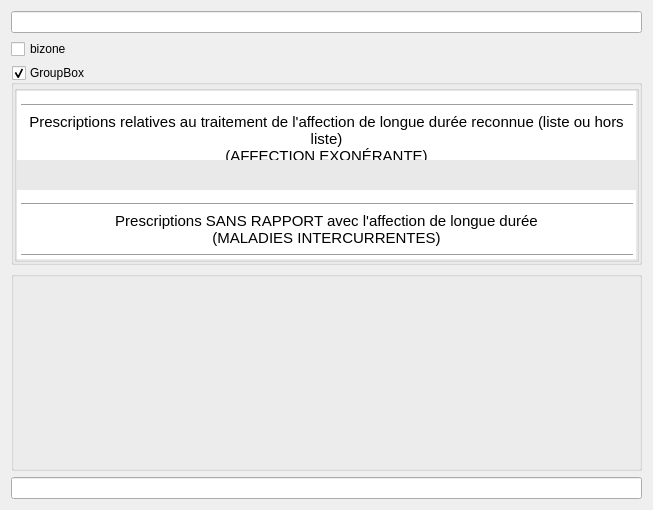
<?xml version="1.0" encoding="UTF-8"?>
<ui version="4.0">
 <class>Form</class>
 <widget class="QWidget" name="Form">
  <property name="geometry">
   <rect>
    <x>0</x>
    <y>0</y>
    <width>653</width>
    <height>510</height>
   </rect>
  </property>
  <property name="windowTitle">
   <string>Form</string>
  </property>
  <layout class="QVBoxLayout" name="verticalLayout_3">
   <item>
    <widget class="QLineEdit" name="warningLineEdit">
     <property name="visible">                                                  
      <bool>false</bool>                                                        
     </property>
     <property name="palette">
      <palette>
       <active>
        <colorrole role="Text">
         <brush brushstyle="SolidPattern">
          <color alpha="255">
           <red>170</red>
           <green>0</green>
           <blue>0</blue>
          </color>
         </brush>
        </colorrole>
       </active>
       <inactive>
        <colorrole role="Text">
         <brush brushstyle="SolidPattern">
          <color alpha="255">
           <red>170</red>
           <green>0</green>
           <blue>0</blue>
          </color>
         </brush>
        </colorrole>
       </inactive>
       <disabled>
        <colorrole role="Text">
         <brush brushstyle="SolidPattern">
          <color alpha="255">
           <red>190</red>
           <green>190</green>
           <blue>190</blue>
          </color>
         </brush>
        </colorrole>
       </disabled>
      </palette>
     </property>
     <property name="font">
      <font>
       <weight>75</weight>
       <bold>true</bold>
      </font>
     </property>
     <property name="acceptDrops">
      <bool>false</bool>
     </property>
     <property name="readOnly">
      <bool>true</bool>
     </property>
    </widget>
   </item>
   <item>
    <widget class="QCheckBox" name="bizoneCheckBox">
     <property name="visible">                                                  
      <bool>false</bool>                                                        
     </property>
     <property name="text">
      <string>bizone</string>
     </property>
    </widget>
   </item>
   <item>
    <widget class="QGroupBox" name="bizoneGroupBox">
     <property name="title">
      <string>GroupBox</string>
     </property>
     <property name="flat">
      <bool>true</bool>
     </property>
     <property name="checkable">
      <bool>true</bool>
     </property>
     <layout class="QVBoxLayout" name="verticalLayout_4">
      <property name="spacing">
       <number>0</number>
      </property>
      <property name="leftMargin">
       <number>0</number>
      </property>
      <property name="topMargin">
       <number>0</number>
      </property>
      <property name="rightMargin">
       <number>0</number>
      </property>
      <property name="bottomMargin">
       <number>0</number>
      </property>
      <item>
       <widget class="QGroupBox" name="affectionExoneranteGroupBox">
        <property name="enabled">
         <bool>true</bool>
        </property>
        <property name="title">
         <string notr="true"/>
        </property>
        <property name="flat">
         <bool>false</bool>
        </property>
        <property name="checkable">
         <bool>false</bool>
        </property>
        <layout class="QVBoxLayout" name="verticalLayout">
         <property name="spacing">
          <number>0</number>
         </property>
         <property name="leftMargin">
          <number>0</number>
         </property>
         <property name="topMargin">
          <number>0</number>
         </property>
         <property name="rightMargin">
          <number>0</number>
         </property>
         <property name="bottomMargin">
          <number>0</number>
         </property>
         <item>
          <widget class="QTextEdit" name="affectionExoneranteHeaderTextEdit">
           <property name="sizePolicy">
            <sizepolicy hsizetype="Expanding" vsizetype="Minimum">
             <horstretch>0</horstretch>
             <verstretch>0</verstretch>
            </sizepolicy>
           </property>
           <property name="acceptDrops">
            <bool>false</bool>
           </property>
           <property name="toolTip">
            <string notr="true"/>
           </property>
           <property name="frameShape">
            <enum>QFrame::NoFrame</enum>
           </property>
           <property name="frameShadow">
            <enum>QFrame::Plain</enum>
           </property>
           <property name="lineWidth">
            <number>0</number>
           </property>
           <property name="verticalScrollBarPolicy">
            <enum>Qt::ScrollBarAlwaysOff</enum>
           </property>
           <property name="horizontalScrollBarPolicy">
            <enum>Qt::ScrollBarAlwaysOff</enum>
           </property>
           <property name="sizeAdjustPolicy">
            <enum>QAbstractScrollArea::AdjustToContents</enum>
           </property>
           <property name="html">
            <string>&lt;!DOCTYPE HTML PUBLIC &quot;-//W3C//DTD HTML 4.0//EN&quot; &quot;http://www.w3.org/TR/REC-html40/strict.dtd&quot;&gt;
&lt;html&gt;&lt;head&gt;&lt;meta name=&quot;qrichtext&quot; content=&quot;1&quot; /&gt;&lt;style type=&quot;text/css&quot;&gt;
p, li { white-space: pre-wrap; }
&lt;/style&gt;&lt;/head&gt;&lt;body style=&quot; font-family:'Cantarell'; font-size:11pt; font-weight:400; font-style:normal;&quot;&gt;
&lt;hr /&gt;
&lt;p align=&quot;center&quot; style=&quot; margin-top:0px; margin-bottom:0px; margin-left:0px; margin-right:0px; -qt-block-indent:0; text-indent:0px;&quot;&gt;Prescriptions relatives au traitement de l'affection de longue durée reconnue (liste ou hors liste)&lt;br /&gt;(AFFECTION EXONÉRANTE)&lt;/p&gt;
&lt;hr /&gt;&lt;/body&gt;&lt;/html&gt;</string>
           </property>
           <property name="textInteractionFlags">
            <set>Qt::NoTextInteraction</set>
           </property>
          </widget>
         </item>
         <item>
          <layout class="QGridLayout" name="affectionExoneranteGridLayout">
           <property name="topMargin">
            <number>15</number>
           </property>
           <property name="bottomMargin">
            <number>15</number>
           </property>
          </layout>
         </item>
         <item>
          <widget class="QTextEdit" name="maladiesIntercurrentesHeaderTextEdit">
           <property name="sizePolicy">
            <sizepolicy hsizetype="Expanding" vsizetype="Minimum">
             <horstretch>0</horstretch>
             <verstretch>0</verstretch>
            </sizepolicy>
           </property>
           <property name="acceptDrops">
            <bool>false</bool>
           </property>
           <property name="toolTip">
            <string notr="true"/>
           </property>
           <property name="frameShape">
            <enum>QFrame::NoFrame</enum>
           </property>
           <property name="frameShadow">
            <enum>QFrame::Plain</enum>
           </property>
           <property name="lineWidth">
            <number>0</number>
           </property>
           <property name="verticalScrollBarPolicy">
            <enum>Qt::ScrollBarAlwaysOff</enum>
           </property>
           <property name="horizontalScrollBarPolicy">
            <enum>Qt::ScrollBarAlwaysOff</enum>
           </property>
           <property name="sizeAdjustPolicy">
            <enum>QAbstractScrollArea::AdjustToContents</enum>
           </property>
           <property name="html">
            <string>&lt;!DOCTYPE HTML PUBLIC &quot;-//W3C//DTD HTML 4.0//EN&quot; &quot;http://www.w3.org/TR/REC-html40/strict.dtd&quot;&gt;
&lt;html&gt;&lt;head&gt;&lt;meta name=&quot;qrichtext&quot; content=&quot;1&quot; /&gt;&lt;style type=&quot;text/css&quot;&gt;
p, li { white-space: pre-wrap; }
&lt;/style&gt;&lt;/head&gt;&lt;body style=&quot; font-family:'Cantarell'; font-size:11pt; font-weight:400; font-style:normal;&quot;&gt;
&lt;hr /&gt;
&lt;p align=&quot;center&quot; style=&quot; margin-top:0px; margin-bottom:0px; margin-left:0px; margin-right:0px; -qt-block-indent:0; text-indent:0px;&quot;&gt;Prescriptions SANS RAPPORT avec l'affection de longue durée&lt;br /&gt;(MALADIES INTERCURRENTES)&lt;/p&gt;
&lt;hr /&gt;&lt;/body&gt;&lt;/html&gt;</string>
           </property>
           <property name="textInteractionFlags">
            <set>Qt::NoTextInteraction</set>
           </property>
          </widget>
         </item>
        </layout>
       </widget>
      </item>
     </layout>
    </widget>
   </item>
   <item>
    <widget class="QGroupBox" name="maladiesIntercurrentesGroupBox">
     <property name="title">
      <string/>
     </property>
     <property name="flat">
      <bool>true</bool>
     </property>
     <layout class="QVBoxLayout" name="verticalLayout_2">
      <property name="spacing">
       <number>0</number>
      </property>
      <property name="leftMargin">
       <number>0</number>
      </property>
      <property name="topMargin">
       <number>0</number>
      </property>
      <property name="rightMargin">
       <number>0</number>
      </property>
      <property name="bottomMargin">
       <number>0</number>
      </property>
      <item>
       <layout class="QGridLayout" name="maladiesIntercurrentesGridLayout">
        <property name="spacing">
         <number>0</number>
        </property>
       </layout>
      </item>
     </layout>
    </widget>
   </item>
   <item>
    <widget class="QLineEdit" name="headerLineEdit">
     <property name="visible">
      <bool>false</bool>
     </property>
    </widget>
   </item>
  </layout>
 </widget>
 <resources/>
 <connections>
  <connection>
   <sender>bizoneCheckBox</sender>
   <signal>toggled(bool)</signal>
   <receiver>bizoneGroupBox</receiver>
   <slot>setChecked(bool)</slot>
   <hints>
    <hint type="sourcelabel">
     <x>360</x>
     <y>22</y>
    </hint>
    <hint type="destinationlabel">
     <x>360</x>
     <y>181</y>
    </hint>
   </hints>
  </connection>
  <connection>
   <sender>bizoneGroupBox</sender>
   <signal>toggled(bool)</signal>
   <receiver>bizoneCheckBox</receiver>
   <slot>setChecked(bool)</slot>
   <hints>
    <hint type="sourcelabel">
     <x>415</x>
     <y>180</y>
    </hint>
    <hint type="destinationlabel">
     <x>415</x>
     <y>22</y>
    </hint>
   </hints>
  </connection>
 </connections>
</ui>
